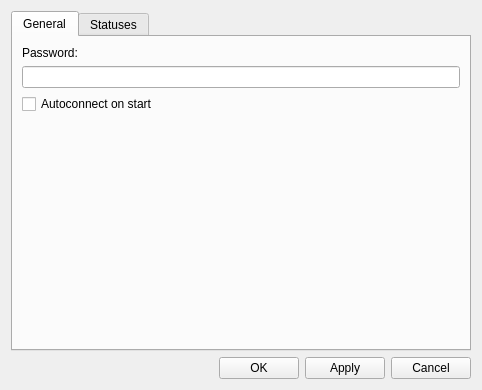
<?xml version="1.0" encoding="UTF-8"?>
<ui version="4.0">
 <class>EdditAccount</class>
 <widget class="QWidget" name="EdditAccount">
  <property name="geometry">
   <rect>
    <x>0</x>
    <y>0</y>
    <width>482</width>
    <height>390</height>
   </rect>
  </property>
  <property name="windowTitle">
   <string>Form</string>
  </property>
  <layout class="QVBoxLayout" name="verticalLayout_2">
   <item>
    <widget class="QTabWidget" name="tabWidget">
     <property name="currentIndex">
      <number>0</number>
     </property>
     <widget class="QWidget" name="tab">
      <attribute name="title">
       <string>General</string>
      </attribute>
      <layout class="QVBoxLayout" name="verticalLayout">
       <item>
        <widget class="QLabel" name="label">
         <property name="text">
          <string>Password:</string>
         </property>
        </widget>
       </item>
       <item>
        <widget class="QLineEdit" name="passEdit">
         <property name="echoMode">
          <enum>QLineEdit::Password</enum>
         </property>
        </widget>
       </item>
       <item>
        <widget class="QCheckBox" name="autoBox">
         <property name="text">
          <string>Autoconnect on start</string>
         </property>
        </widget>
       </item>
       <item>
        <spacer name="verticalSpacer">
         <property name="orientation">
          <enum>Qt::Vertical</enum>
         </property>
         <property name="sizeHint" stdset="0">
          <size>
           <width>20</width>
           <height>203</height>
          </size>
         </property>
        </spacer>
       </item>
      </layout>
      <zorder>verticalSpacer</zorder>
      <zorder>label</zorder>
      <zorder>autoBox</zorder>
      <zorder>passEdit</zorder>
     </widget>
     <widget class="QWidget" name="tab_2">
      <attribute name="title">
       <string>Statuses</string>
      </attribute>
      <layout class="QGridLayout" name="gridLayout">
       <item row="0" column="0">
        <layout class="QHBoxLayout" name="horizontalLayout_2">
         <item>
          <widget class="QComboBox" name="statusBox">
           <item>
            <property name="text">
             <string>Online</string>
            </property>
           </item>
           <item>
            <property name="text">
             <string>Busy</string>
            </property>
           </item>
           <item>
            <property name="text">
             <string>Idle</string>
            </property>
           </item>
           <item>
            <property name="text">
             <string>Will be right back</string>
            </property>
           </item>
           <item>
            <property name="text">
             <string>Away</string>
            </property>
           </item>
           <item>
            <property name="text">
             <string>On the phone</string>
            </property>
           </item>
           <item>
            <property name="text">
             <string>Out to lunch</string>
            </property>
           </item>
          </widget>
         </item>
         <item>
          <widget class="QCheckBox" name="replyBox">
           <property name="text">
            <string>Don't show autoreply dialog</string>
           </property>
          </widget>
         </item>
        </layout>
       </item>
       <item row="1" column="0">
        <widget class="QTextEdit" name="statusEdit"/>
       </item>
      </layout>
     </widget>
    </widget>
   </item>
   <item>
    <layout class="QHBoxLayout" name="horizontalLayout">
     <item>
      <spacer name="horizontalSpacer">
       <property name="orientation">
        <enum>Qt::Horizontal</enum>
       </property>
       <property name="sizeHint" stdset="0">
        <size>
         <width>40</width>
         <height>20</height>
        </size>
       </property>
      </spacer>
     </item>
     <item>
      <widget class="QPushButton" name="okButton">
       <property name="text">
        <string>OK</string>
       </property>
      </widget>
     </item>
     <item>
      <widget class="QPushButton" name="applyButton">
       <property name="text">
        <string>Apply</string>
       </property>
      </widget>
     </item>
     <item>
      <widget class="QPushButton" name="cancelButton">
       <property name="text">
        <string>Cancel</string>
       </property>
      </widget>
     </item>
    </layout>
   </item>
  </layout>
 </widget>
 <resources/>
 <connections/>
</ui>
